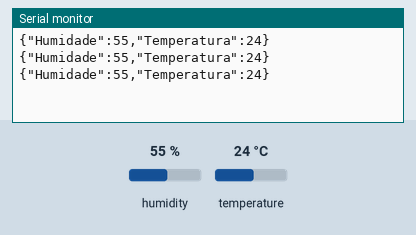
Simulated run of this sketch. Board: Arduino Uno, built with avr-gcc and run on an emulated ATmega328P. On the bench: the last lines printed to the serial monitor. Inputs (shaded band) come from the test bench; at power-on: humidity 55 %, temperature 24 °C.

Above: at 2.8 s.
2.9 s: humidity set to 22 %
At 5.5 s:
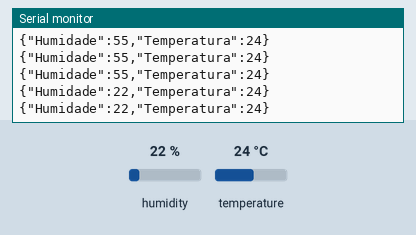
5.6 s: temperature set to 12 °C
At 6.9 s:
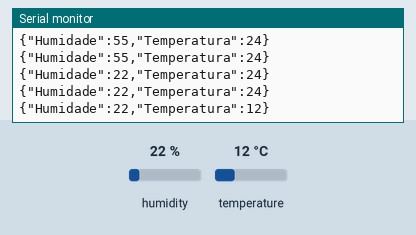
8.3 s: humidity set to 40 %
At 9.8 s:
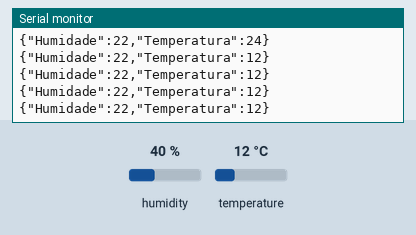
Timing chart, 0 to 11.3 s (numbered marks = the images above; inputs shaded):
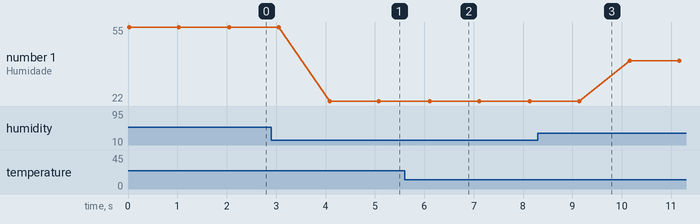

The sketch:

dht-json.ino
```cpp
#include <ArduinoJson.h>
#include "DHT.h"
#define DHTPIN A1 // pino que estamos conectado
#define DHTTYPE DHT11 // DHT 11
DHT dht(DHTPIN, DHTTYPE); //Instanciação do objeto do sensor
const int TAMANHO = 200;
void setup() {
  // put your setup code here, to run once:
  Serial.begin(9600);
dht.begin();

}

void loop() {
  // put your main code here, to run repeatedly:
  // A leitura da temperatura e umidade pode levar 250ms!
 float h = dht.readHumidity();//Valor da umidade
 float t = dht.readTemperature(); //Valor da temperatura

StaticJsonBuffer<TAMANHO> jsonBuffer;
JsonObject& json = jsonBuffer.createObject();
if (isnan(t) || isnan(h)) {
 json["erroH"]="Erro no H ou no t";
 }
 else{
json["Humidade"] = h;
json["Temperatura"]=t;
 }
 json.printTo(Serial); Serial.println();
delay(1000);

}
```

Measured:
- after the input at 2.9 s, the serial monitor: prints a new line after 1.2 s (image 1)
- after the input at 5.6 s, the serial monitor: prints a new line after 0.51 s (image 2)
- plotted number 1: 55 → 22 after the input at 2.9 s, 22 → 40 after the input at 8.3 s
